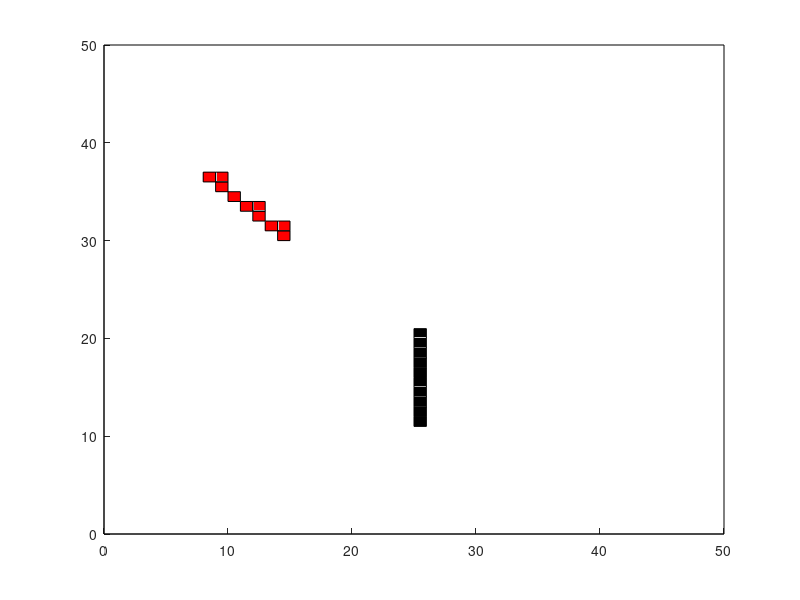

Write the MATLAB code that produced this figure. (Note: this script raises an error after producing the figure.)
clear; 
clc;
%%
scan1 = [25,11;
         25,12;
         25,13;
         25,14;
         25,15;
         25,16;
         25,17;
         25,18;
         25,19;
         25,20]';

s = sin(pi/4);
c = cos(pi/4);
T = [5,5];
scan2 = [c,-s;s,c] * scan1 + T';

%% Create Grid Map
map = zeros(100,100);
for i = 1:length(scan1)
    x = scan1(1,i);
    y = scan1(2,i);
    map(x,y) = -1;
end

map2 = zeros(100,100);
for i = 1:length(scan2)
    x = floor(scan2(1,i));
    y = floor(scan2(2,i));
    map2(x,y) = -1;
end

%% plot map
for i = 1 : 100
    for j = 1: 100
        if map(i,j) == -1
            rectangle('position',[i j 1 1], 'FaceColor', 'k'); hold on;
        end
    end
end
rectangle('position',[0, 0, 100, 100]*0.5);

for i = 1 : 100
    for j = 1: 100
        if map2(i,j) == -1
            rectangle('position',[i j 1 1], 'FaceColor', 'r'); hold on;
        end
    end
end

%%
% pose = [5,5,pi/4]
% x = pose(1);
% y = pose(2);
% yaw = pose(3);
% 
% c = cos(yaw);
% s = sin(yaw);
% 
% T = [x;y];
% R = [c,-s;
%      s, c];
% 
% scan = inv(R)*(scan2 - T);
% 
% f = 100;
% for i = 1:length(scan)
%     x = floor(scan(1,i));
%     y = floor(scan(2,i));
%     f = f + map(x,y);
% end
% f


%% Optimization
A = [];
B = [];
Aeq = [];
Beq = [];
lb = [-50,-50,-pi];
ub = [50,50,pi];
nonlcon = [];
pose = [1,1,pi/6];
% [Con , ConEq] = NonlinearConstraints(r);T
% nonlcon = [Con , ConEq]

options = optimoptions('fmincon','Display','iter','Algorithm','trust-region-reflective');
[pose_min, fval, flag] = fmincon('obj', pose, A, B, Aeq, Beq, lb, ub, nonlcon)

